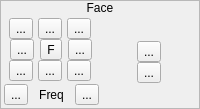
                   <widget class="QFrame" name="frame_9">
                    <property name="sizePolicy">
                     <sizepolicy hsizetype="Preferred" vsizetype="Preferred">
                      <horstretch>0</horstretch>
                      <verstretch>0</verstretch>
                     </sizepolicy>
                    </property>
                    <property name="frameShape">
                     <enum>QFrame::StyledPanel</enum>
                    </property>
                    <property name="frameShadow">
                     <enum>QFrame::Raised</enum>
                    </property>
                    <layout class="QVBoxLayout" name="verticalLayout_19">
                     <property name="spacing">
                      <number>0</number>
                     </property>
                     <property name="margin">
                      <number>0</number>
                     </property>
                     <item>
                      <widget class="QLabel" name="label_10">
                       <property name="sizePolicy">
                        <sizepolicy hsizetype="Preferred" vsizetype="Fixed">
                         <horstretch>0</horstretch>
                         <verstretch>0</verstretch>
                        </sizepolicy>
                       </property>
                       <property name="text">
                        <string>Face</string>
                       </property>
                       <property name="alignment">
                        <set>Qt::AlignCenter</set>
                       </property>
                      </widget>
                     </item>
                     <item>
                      <widget class="QWidget" name="widget_7" native="true">
                       <layout class="QHBoxLayout" name="horizontalLayout_15">
                        <property name="spacing">
                         <number>3</number>
                        </property>
                        <property name="margin">
                         <number>3</number>
                        </property>
                        <item>
                         <widget class="QWidget" name="widget_31" native="true">
                          <layout class="QVBoxLayout" name="verticalLayout_20">
                           <property name="spacing">
                            <number>3</number>
                           </property>
                           <property name="margin">
                            <number>0</number>
                           </property>
                           <item>
                            <widget class="QWidget" name="widget_29" native="true">
                             <layout class="QVBoxLayout" name="verticalLayout_21">
                              <property name="spacing">
                               <number>0</number>
                              </property>
                              <property name="margin">
                               <number>0</number>
                              </property>
                              <item>
                               <widget class="QWidget" name="widget_27" native="true">
                                <layout class="QHBoxLayout" name="horizontalLayout_16">
                                 <property name="spacing">
                                  <number>0</number>
                                 </property>
                                 <property name="margin">
                                  <number>0</number>
                                 </property>
                                 <item>
                                  <widget class="QToolButton" name="bTurnLeft">
                                   <property name="toolTip">
                                    <string>Roate Left</string>
                                   </property>
                                   <property name="text">
                                    <string>...</string>
                                   </property>
                                   <property name="icon">
                                    <iconset resource="gui_icons.qrc">
                                     <normaloff>:/icons/rotateleft.png</normaloff>:/icons/rotateleft.png</iconset>
                                   </property>
                                  </widget>
                                 </item>
                                 <item>
                                  <widget class="QToolButton" name="bFaceUp">
                                   <property name="toolTip">
                                    <string>Face Up</string>
                                   </property>
                                   <property name="text">
                                    <string>...</string>
                                   </property>
                                   <property name="icon">
                                    <iconset resource="gui_icons.qrc">
                                     <normaloff>:/icons/uparrow.png</normaloff>:/icons/uparrow.png</iconset>
                                   </property>
                                  </widget>
                                 </item>
                                 <item>
                                  <widget class="QToolButton" name="bTurnRight">
                                   <property name="toolTip">
                                    <string>Right Right</string>
                                   </property>
                                   <property name="text">
                                    <string>...</string>
                                   </property>
                                   <property name="icon">
                                    <iconset resource="gui_icons.qrc">
                                     <normaloff>:/icons/rotateright.png</normaloff>:/icons/rotateright.png</iconset>
                                   </property>
                                  </widget>
                                 </item>
                                </layout>
                               </widget>
                              </item>
                              <item>
                               <widget class="QWidget" name="widget_28" native="true">
                                <layout class="QHBoxLayout" name="horizontalLayout_17">
                                 <property name="spacing">
                                  <number>0</number>
                                 </property>
                                 <property name="margin">
                                  <number>0</number>
                                 </property>
                                 <item>
                                  <widget class="QToolButton" name="bFaceLeft">
                                   <property name="toolTip">
                                    <string>Face Left</string>
                                   </property>
                                   <property name="text">
                                    <string>...</string>
                                   </property>
                                   <property name="icon">
                                    <iconset resource="gui_icons.qrc">
                                     <normaloff>:/icons/leftarrow.png</normaloff>:/icons/leftarrow.png</iconset>
                                   </property>
                                  </widget>
                                 </item>
                                 <item>
                                  <widget class="QToolButton" name="bFaceRandomDirection">
                                   <property name="toolTip">
                                    <string>Face Random Direction</string>
                                   </property>
                                   <property name="text">
                                    <string>F</string>
                                   </property>
                                   <property name="icon">
                                    <iconset resource="gui_icons.qrc">
                                     <normaloff>:/icons/newrandomseed.png</normaloff>:/icons/newrandomseed.png</iconset>
                                   </property>
                                  </widget>
                                 </item>
                                 <item>
                                  <widget class="QToolButton" name="bFaceRight">
                                   <property name="toolTip">
                                    <string>Face Right</string>
                                   </property>
                                   <property name="text">
                                    <string>...</string>
                                   </property>
                                   <property name="icon">
                                    <iconset resource="gui_icons.qrc">
                                     <normaloff>:/icons/rightarrow.png</normaloff>:/icons/rightarrow.png</iconset>
                                   </property>
                                  </widget>
                                 </item>
                                </layout>
                               </widget>
                              </item>
                              <item>
                               <widget class="QWidget" name="widget_26" native="true">
                                <layout class="QHBoxLayout" name="horizontalLayout_18">
                                 <property name="spacing">
                                  <number>0</number>
                                 </property>
                                 <property name="margin">
                                  <number>0</number>
                                 </property>
                                 <item>
                                  <widget class="QToolButton" name="bUTurn">
                                   <property name="toolTip">
                                    <string>U-turn</string>
                                   </property>
                                   <property name="text">
                                    <string>...</string>
                                   </property>
                                   <property name="icon">
                                    <iconset resource="gui_icons.qrc">
                                     <normaloff>:/icons/turn180.png</normaloff>:/icons/turn180.png</iconset>
                                   </property>
                                  </widget>
                                 </item>
                                 <item>
                                  <widget class="QToolButton" name="bFaceDown">
                                   <property name="toolTip">
                                    <string>Face Down</string>
                                   </property>
                                   <property name="text">
                                    <string>...</string>
                                   </property>
                                   <property name="icon">
                                    <iconset resource="gui_icons.qrc">
                                     <normaloff>:/icons/downarrow.png</normaloff>:/icons/downarrow.png</iconset>
                                   </property>
                                  </widget>
                                 </item>
                                 <item>
                                  <widget class="QToolButton" name="bFaceLeftRightRandomly">
                                   <property name="toolTip">
                                    <string>Turn Left/Right Randomly</string>
                                   </property>
                                   <property name="text">
                                    <string>...</string>
                                   </property>
                                   <property name="icon">
                                    <iconset resource="gui_icons.qrc">
                                     <normaloff>:/icons/rotateleftright.png</normaloff>:/icons/rotateleftright.png</iconset>
                                   </property>
                                  </widget>
                                 </item>
                                </layout>
                               </widget>
                              </item>
                             </layout>
                            </widget>
                           </item>
                           <item>
                            <widget class="QWidget" name="widget_30" native="true">
                             <layout class="QHBoxLayout" name="horizontalLayout_19">
                              <property name="spacing">
                               <number>0</number>
                              </property>
                              <property name="margin">
                               <number>0</number>
                              </property>
                              <item>
                               <widget class="QToolButton" name="bDecreaseMovementFrequency">
                                <property name="toolTip">
                                 <string>Increase Movement Frequency</string>
                                </property>
                                <property name="text">
                                 <string>...</string>
                                </property>
                                <property name="icon">
                                 <iconset resource="gui_icons.qrc">
                                  <normaloff>:/icons/minus.png</normaloff>:/icons/minus.png</iconset>
                                </property>
                               </widget>
                              </item>
                              <item>
                               <widget class="QLabel" name="label_11">
                                <property name="text">
                                 <string>Freq</string>
                                </property>
                                <property name="alignment">
                                 <set>Qt::AlignCenter</set>
                                </property>
                               </widget>
                              </item>
                              <item>
                               <widget class="QToolButton" name="bIncreaseMovementFrequency">
                                <property name="toolTip">
                                 <string>Decrease Movement Frequency</string>
                                </property>
                                <property name="text">
                                 <string>...</string>
                                </property>
                                <property name="icon">
                                 <iconset resource="gui_icons.qrc">
                                  <normaloff>:/icons/plus.png</normaloff>:/icons/plus.png</iconset>
                                </property>
                               </widget>
                              </item>
                             </layout>
                            </widget>
                           </item>
                          </layout>
                         </widget>
                        </item>
                        <item>
                         <widget class="QWidget" name="widget_3" native="true">
                          <layout class="QVBoxLayout" name="verticalLayout_5">
                           <property name="spacing">
                            <number>0</number>
                           </property>
                           <property name="margin">
                            <number>0</number>
                           </property>
                           <item>
                            <widget class="QWidget" name="widget_13" native="true"/>
                           </item>
                           <item>
                            <widget class="QWidget" name="widget_10" native="true">
                             <property name="sizePolicy">
                              <sizepolicy hsizetype="Preferred" vsizetype="Fixed">
                               <horstretch>0</horstretch>
                               <verstretch>0</verstretch>
                              </sizepolicy>
                             </property>
                             <layout class="QHBoxLayout" name="horizontalLayout_21">
                              <property name="spacing">
                               <number>3</number>
                              </property>
                              <property name="margin">
                               <number>0</number>
                              </property>
                              <item>
                               <widget class="QLabel" name="label_12">
                                <property name="minimumSize">
                                 <size>
                                  <width>32</width>
                                  <height>32</height>
                                 </size>
                                </property>
                                <property name="maximumSize">
                                 <size>
                                  <width>32</width>
                                  <height>32</height>
                                 </size>
                                </property>
                                <property name="text">
                                 <string/>
                                </property>
                                <property name="pixmap">
                                 <pixmap resource="gui_icons.qrc">:/icons/mapEventMarker.png</pixmap>
                                </property>
                                <property name="scaledContents">
                                 <bool>true</bool>
                                </property>
                                <property name="alignment">
                                 <set>Qt::AlignCenter</set>
                                </property>
                               </widget>
                              </item>
                              <item>
                               <widget class="QWidget" name="widget_11" native="true">
                                <layout class="QVBoxLayout" name="verticalLayout_23">
                                 <property name="spacing">
                                  <number>0</number>
                                 </property>
                                 <property name="margin">
                                  <number>0</number>
                                 </property>
                                 <item>
                                  <widget class="QToolButton" name="bFaceHero">
                                   <property name="toolTip">
                                    <string>Face Hero</string>
                                   </property>
                                   <property name="text">
                                    <string>...</string>
                                   </property>
                                   <property name="icon">
                                    <iconset resource="gui_icons.qrc">
                                     <normaloff>:/icons/rightarrow.png</normaloff>:/icons/rightarrow.png</iconset>
                                   </property>
                                  </widget>
                                 </item>
                                 <item>
                                  <widget class="QToolButton" name="bFaceAwayFromHero">
                                   <property name="toolTip">
                                    <string>Face Away From Hero</string>
                                   </property>
                                   <property name="text">
                                    <string>...</string>
                                   </property>
                                   <property name="icon">
                                    <iconset resource="gui_icons.qrc">
                                     <normaloff>:/icons/leftarrow.png</normaloff>:/icons/leftarrow.png</iconset>
                                   </property>
                                  </widget>
                                 </item>
                                </layout>
                               </widget>
                              </item>
                              <item>
                               <widget class="QLabel" name="label_13">
                                <property name="minimumSize">
                                 <size>
                                  <width>32</width>
                                  <height>32</height>
                                 </size>
                                </property>
                                <property name="maximumSize">
                                 <size>
                                  <width>32</width>
                                  <height>32</height>
                                 </size>
                                </property>
                                <property name="text">
                                 <string/>
                                </property>
                                <property name="pixmap">
                                 <pixmap resource="gui_icons.qrc">:/icons/partyStart.png</pixmap>
                                </property>
                               </widget>
                              </item>
                             </layout>
                            </widget>
                           </item>
                           <item>
                            <widget class="QWidget" name="widget_14" native="true"/>
                           </item>
                          </layout>
                         </widget>
                        </item>
                       </layout>
                      </widget>
                     </item>
                    </layout>
                   </widget>
